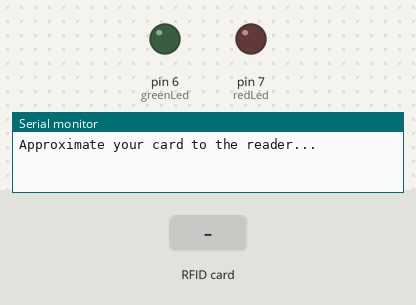
This sketch was run on a simulated Arduino Uno, built with avr-gcc and run on an emulated ATmega328P. Parts: output pins drawn as LEDs (lit = HIGH), the last lines printed to the serial monitor. The test bench sets the inputs (shaded band). Pins used as bus, display or sensor lines are not drawn.

Above: at 1.2 s.
1.3 s: RFID card 23 72 6C 17 held to the reader
At 2.5 s:
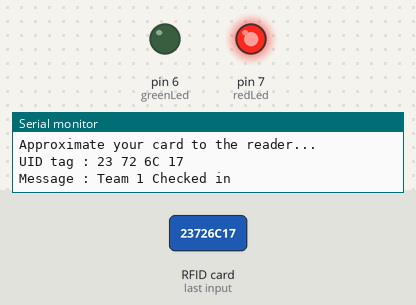
2.8 s: RFID card 13 69 FB 12 held to the reader
4.3 s: RFID card C3 8D 5B 11 held to the reader
Timing chart, 0 to 7.3 s (numbered marks = the images above; inputs shaded):
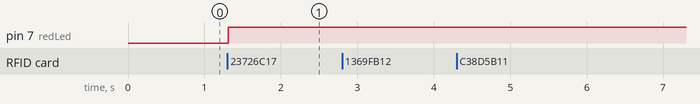

The sketch:

RFID_Test.ino
```cpp
/*
 *
 * All the resources for this project: https://randomnerdtutorials.com/
 * Modified by Rui Santos
 *
 * Created by FILIPEFLOP
 *
 */

#include <SPI.h>
#include <MFRC522.h>

#define SS_PIN 10
#define RST_PIN 9
MFRC522 mfrc522(SS_PIN, RST_PIN);   // Create MFRC522 instance.

String teams[] = {"23 72 6C 17","13 69 FB 12","C3 8D 5B 11","43 FE D8 04"};
int team;
int greenLed = 6;
int redLed = 7;
long checkIn;

void setup()
{
  Serial.begin(9600);   // Initiate a serial communication
  pinMode(greenLed, OUTPUT);
  pinMode(redLed, OUTPUT);
  SPI.begin();      // Initiate  SPI bus
  mfrc522.PCD_Init();   // Initiate MFRC522
  Serial.println("Approximate your card to the reader...");
  Serial.println();


}
void loop()
{
  // Look for new cards
  if ( ! mfrc522.PICC_IsNewCardPresent())
  {
    return;
  }
  // Select one of the cards
  if ( ! mfrc522.PICC_ReadCardSerial())
  {
    return;
  }
  checkIn = millis();
  //Show UID on serial monitor
  Serial.print("UID tag :");
  String content= "";
  byte letter;
  for (byte i = 0; i < mfrc522.uid.size; i++)
  {
     Serial.print(mfrc522.uid.uidByte[i] < 0x10 ? " 0" : " ");
     Serial.print(mfrc522.uid.uidByte[i], HEX);
     content.concat(String(mfrc522.uid.uidByte[i] < 0x10 ? " 0" : " "));
     content.concat(String(mfrc522.uid.uidByte[i], HEX));
  }
  Serial.println();
  Serial.print("Message : ");
  content.toUpperCase();

  for (int i = 0; i < 4; i++)
  {
    if (content.substring(1) == teams[i]){
      team = i + 1;
      break;
    }
  }

  Serial.print("Team ");
  Serial.print(team);
  Serial.println(" Checked in");

  while (0 < team && team < 5 && checkIn > millis() - 30000) {
    digitalWrite(greenLed, HIGH);
    digitalWrite(redLed, LOW);
  }
  digitalWrite(greenLed, LOW);
  digitalWrite(redLed, HIGH);
}
```

Measured:
- after the input at 1.3 s, pin 7 (redLed): LOW → HIGH at once
